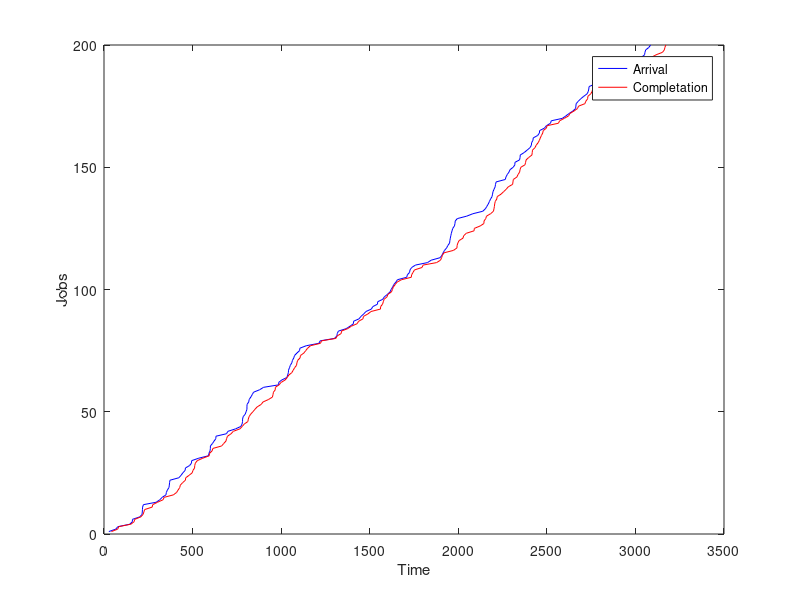

This figure's MATLAB source: (Note: this script raises an error after producing the figure.)
clear variables;
clc;

% Number of jobs = K*M  
global N;
N=10000;
% Runs
global K;
K=50;
% Jobs for each run
M=200;

%% Inter-arrival time - Hyper-exponential distribution with two stages (Lambda1=0.1, Lambda2=0.05, p1=0.5)
% Inter-arrival time K runs of M samples each
outHyper = zeros(M,K);
% For each run
for j=1:K
    % For each job in the run 
    for i=1:M
        if rand < 0.5
            outHyper(i,j) = -log(rand)/0.1;
        else
            outHyper(i,j) = -log(rand)/0.05;
        end
    end
end

%% Arrival time
arrivalTime = zeros(M,K);
%arrivalTimeN = zeros(N,1);

% For each run
for j=1:K
    % For each job in the run 
    for i=1:M
        if i == 1
            arrivalTime(i,j) = outHyper(i,j);
        else
            arrivalTime(i,j) = arrivalTime(i-1,j) + outHyper(i,j);
        end
    end  
end

% Set, for each run, the first arrival at time zero
% For each run
%{
for j=1:K
    start_value = arrivalTime(1,j);
    % For each job in the run 
    for i=1:M
        arrivalTime(i,j) = arrivalTime(i,j) - start_value;
    end  
end
%}

%% Service time - Hypo-exponential distribution with two stages (Lambda1=0.1, Lambda2=0.5)
serviceTime = -log(rand(M,K))/0.1 - log(rand(M,K))/0.5;
% Version with all elements in a cloumn
serviceTimeN = serviceTime(:);

%% Completation time
completationTime = zeros(M,K);
% For each run
for j=1:K
    % For each job in the run 
    for i=1:M
        if i == 1
            completationTime(i,j) = arrivalTime(i,j) + serviceTime(i,j);
        else
            completationTime(i,j) = max([arrivalTime(i,j), completationTime(i-1,j)]) + serviceTime(i,j);
        end
    end
end

%% Response time K runs of M samples each
responseTime = completationTime - arrivalTime;
% Version with all elements in a cloumn
responseTimeN = responseTime(:);

%% Generate the arrival and completation curves of one sample "SAMPLE_N"
SAMPLE_N = 1;
y = [1:M];
figure('Name', sprintf('Arrival and Completation curves for sample N=%d', SAMPLE_N),'NumberTitle','off');
plot(arrivalTime(:,SAMPLE_N), y, '-b', completationTime(:,SAMPLE_N), y, '-r');
legend('Arrival', 'Completation');
xlabel('Time') ;
ylabel('Jobs') ;

%% Total time = the last completation time
T = completationTime(end,:) - completationTime(1,:);

%% 95% confidence intervals of Average Service time (S) = (sum of the service time) / (Number of jobs)
fprintf('The 95%% confidence intervals are:\n');
%gamma = 0.95;
% Average service time computed for each run
confidenceIntervalN(serviceTimeN, 'Average Service time');

%% 95% confidence intervals of Average Response time (R) = (sum of the response time) / (Number of jobs)
% Average response time computed for each run
confidenceIntervalN(responseTimeN, 'Average Response time');

%% 95% confidence intervals of Average Number of jobs (NJ) = (sum of the response time) / (Total time)
confidenceIntervalK(sum(responseTime)./T, 'Average Number of jobs');

%% 95% confidence intervals of Utilization (U) = (sum of the service time) / (Total time)
confidenceIntervalK(sum(serviceTime)./T, 'Utilization');

%% 95% confidence intervals of Throughput (X) = (Number of jobs) / (Total time)
confidenceIntervalK(M./T, 'Throughput');

function interval = confidenceIntervalK(times, name)
    global K;
    % Average per run
    xb = sum(times)/K;
    
    s2 = 1/(K-1)*sum((times-xb).^2);
    % I could use also the Normal distribution approximation
    cgN = 1.96;
    
    % Lower average
    lower = xb - cgN*sqrt(s2/K);
    % Upper average
    upper = xb + cgN*sqrt(s2/K);
    interval = [lower, upper];
    fprintf("%s: [%f, %f]\n", name, lower, upper);
end

function interval = confidenceIntervalN(times, name)
    global N;
    
    xb = sum(times)/N;
    s2 = 1/(N-1)*sum((times-xb).^2);
    % I could use also the Normal distribution approximation
    cgN = 1.96;
    
    % Lower average
    lower = xb - cgN*sqrt(s2/N);
    % Upper average
    upper = xb + cgN*sqrt(s2/N);
    interval = [lower, upper];
    fprintf("%s: [%f, %f]\n", name, lower, upper);
end